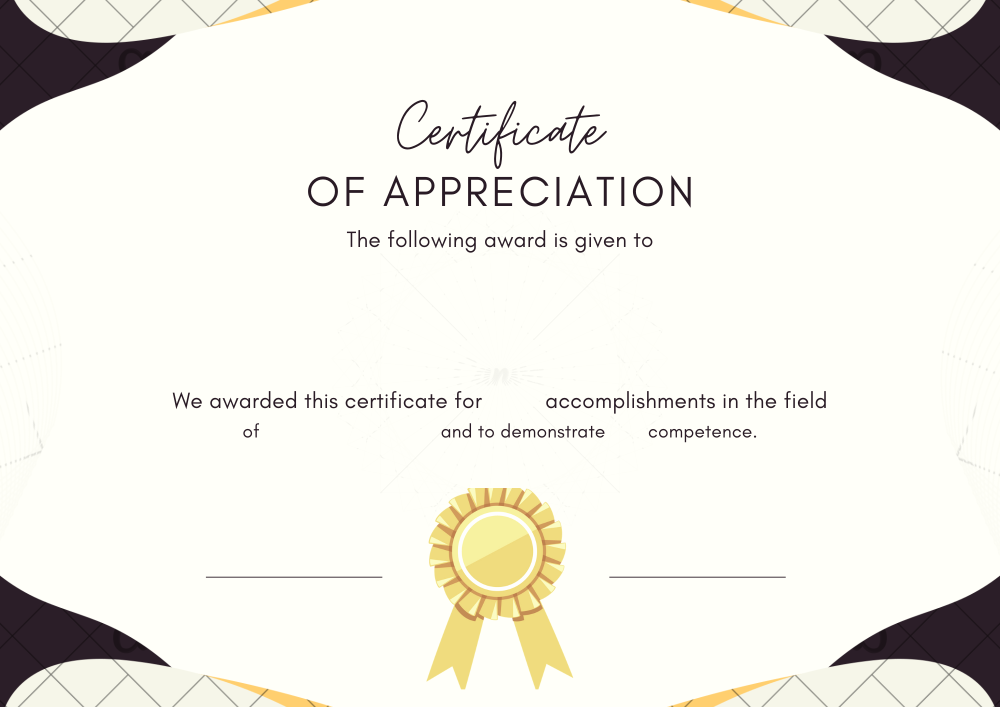
#> input picture certificates/cert/cert1.png, 2000 x 1414 px, found by its file name (shown at 1/2 size)
$ python certificate1.py   (older library calls are emulated)
#> lines starting #> are read from the running program, lines starting #| are printed output that depends on the picture; pictures that were not available may be replaced by others from this repository, and a replacement may not be noted
from PIL import Image,ImageDraw,ImageFont
import os
if not os.path.exists('certificates/certificatesave'):
    os.makedirs('certificates/certificatesave')
#FONT_FILE = ImageFont.truetype("arial.ttf", 50)
#FONT_FILE_o = ImageFont.truetype("arial.ttf", 30)
FONT_COLOR = "#000000"
t1 = Image.open('certificates/cert/cert1.png')
#> t1 is the input picture: PIL image 2000x1414 RGBA; mean R, G, B, A 240.5, 239, 231.2, 255
WIDTH, HEIGHT = t1.size
#> WIDTH = 2000; HEIGHT = 1414
#def make_certificates(name,event,date,venue):
def make_certificates1(name,gender,event,desig,n1,url1,log1):
#> called with name = 'Soham Chakraborty', gender = 'his/her', event = 'Devfest Kolkata 2023', desig = 'Principal', n1 = 'Mitra Basu', url1 = 'signs/sig1.png', log1 = 'logos/logo1.png'
    image_source = Image.open('certificates/cert/cert1.png')
    draw = ImageDraw.Draw(image_source)
    name_width, name_height = draw.textsize(name)
#> name_width = 92; name_height = 12
    draw.text((762,570), name,fill=FONT_COLOR,font=ImageFont.truetype("arial.ttf",90))
    gender_width, gender_height = draw.textsize(gender)
#> gender_width = 34; gender_height = 11
    draw.text((1218,849), gender, fill=FONT_COLOR,font=ImageFont.truetype("arial.ttf",25))
    gender_width, gender_height = draw.textsize(gender)
    draw.text((974,785), gender, fill=FONT_COLOR,font=ImageFont.truetype("arial.ttf",35))
    event_width, event_height = draw.textsize(event)
#> event_width = 95; event_height = 10
    draw.text((579,837), event, fill=FONT_COLOR,font=ImageFont.truetype("arial.ttf",45))
    desig_width, desig_height = draw.textsize(desig)
#> desig_width = 42; desig_height = 12
    draw.text((520,1170), desig, fill=FONT_COLOR,font=ImageFont.truetype("arial.ttf",40))
    #design_width, design_height = draw.textsize(design)
    #draw.text((1302,1170), design, fill=FONT_COLOR,font=ImageFont.truetype("arial.ttf",40))
    n1_width, n1_height = draw.textsize(n1)
#> n1_width = 48; n1_height = 10
    draw.text((488,1099), n1, fill=FONT_COLOR,font=ImageFont.truetype("arial.ttf",40))
    # [10 lines of commented-out code are left out]

    insert_image1 = Image.open(url1)
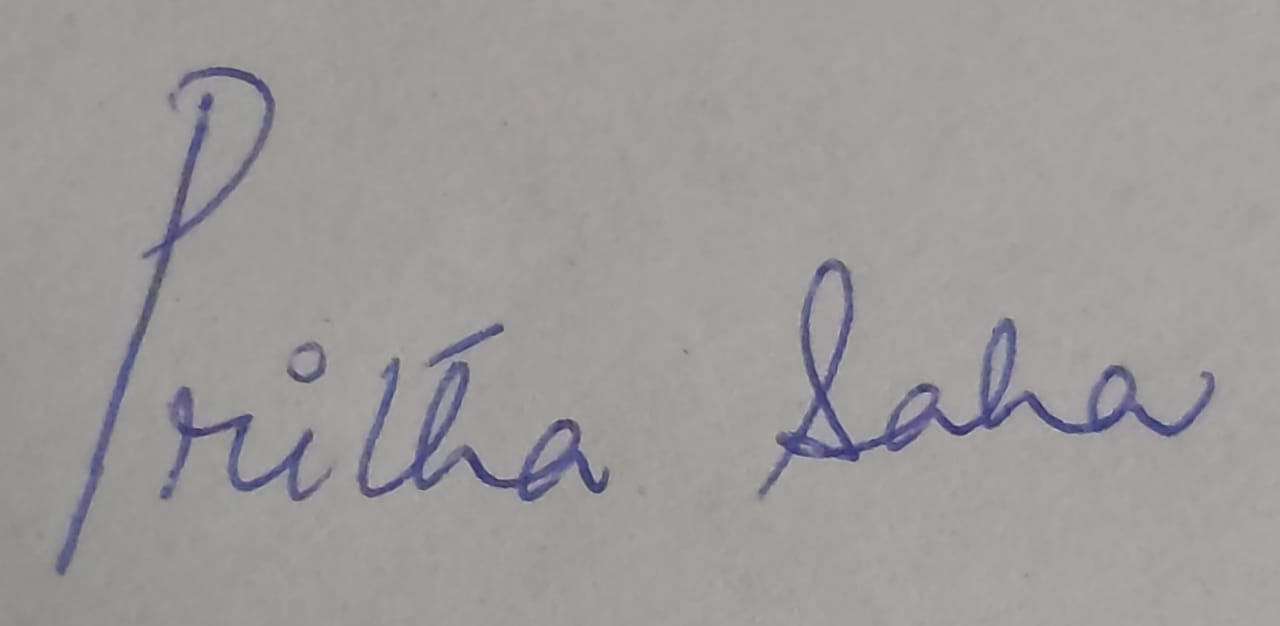
#> input picture certificates/signs/sig1.png, 1280 x 626 px
#> insert_image1 is the input picture: PIL image 1280x626 RGB; mean R, G, B 157.3, 154.4, 154.2
    #insert_image2 = Image.open(url2)
    logo1 = Image.open(log1)
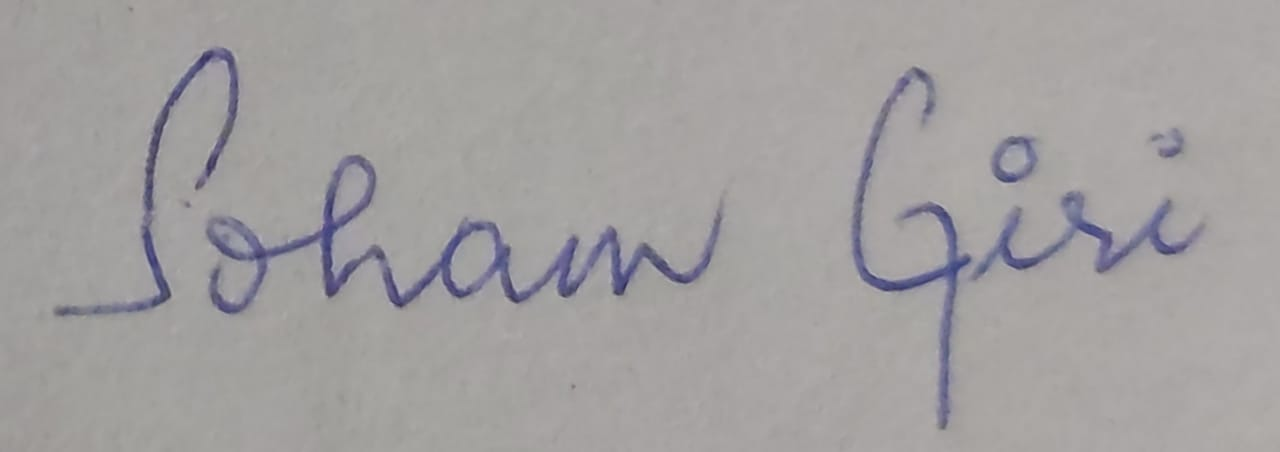
#> input picture certificates/signs/sig2.png, 1280 x 452 px, given in place of logo1.png, which was not available
#> logo1 is the input picture: PIL image 1280x452 RGB; mean R, G, B 162.4, 159.7, 159.9
    #logo2 = Image.open(log2)

    width3, height3 = logo1.size
#> width3 = 1280; height3 = 452
    #width4, height4 = logo2.size
    a = width3/height3
#> a = 2.83
    #b = width4/height4
    if a <= 3:
        logo1 = logo1.resize((100,100))
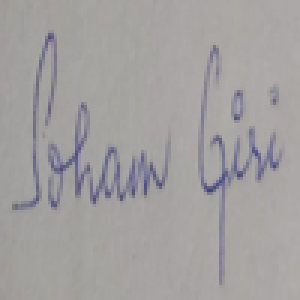
#> logo1: PIL image 100x100 RGB (shown 3 times larger); mean R, G, B 162.4, 159.7, 159.9
        image_source.paste(logo1, (1340,1030))
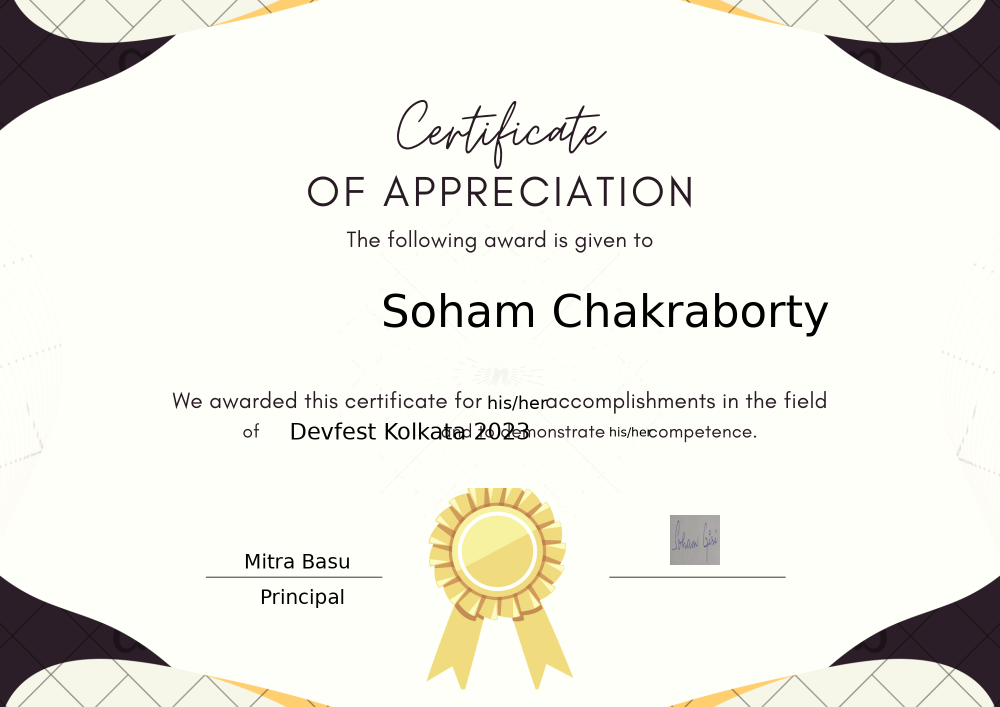
#> image_source: PIL image 2000x1414 RGBA (shown at 1/2 size); mean R, G, B, A 237.9, 236.4, 228.7, 255
    else :
        logo1 = logo1.resize((200,100))
        image_source.paste(logo1, (1340,1030))

    # [6 lines of commented-out code are left out]


    width1, height1 = insert_image1.size
#> width1 = 1280; height1 = 626
    #width2, height2 = insert_image2.size
    x = width1/height1
#> x = 2.04
    #y = width2/height2
    if x <= 3:
        insert_image1 = insert_image1.resize((250,75))
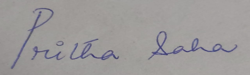
#> insert_image1: PIL image 250x75 RGB; mean R, G, B 157.3, 154.4, 154.2
        image_source.paste(insert_image1, (453,994))
    else :
        insert_image1 = insert_image1.resize((450,75))
        image_source.paste(insert_image1, (453,994))

    # [6 lines of commented-out code are left out]

    image_source.save('certificates/certificatesave/certificate.png', format='PNG')


if __name__ == "__main__":
    names = ["Soham Chakraborty", "Kaustav Giri", "Pritha Saha","Ujjaini Ray"]
    event = "Devfest Kolkata 2023"
    #date = "28.12.2022"
    #venue = "Taal Kutir Convention"
    gender = "his/her"
    desig = "Principal"
    #design = "Student Head"
    n1 = "Mitra Basu"
    #n2 = "P. K. Dan"
    url1 = "signs/sig1.png"
    #url2 = "signs/sig2.png"
    log1 = "logos/logo1.png"
    #log2 = "logos/logo2.png"
    for name in names:
        #make_certificates(name,event,date,venue)
        make_certificates1(name,gender,event,desig,n1,url1,log1)
    print(len(names), "certificates done.")
